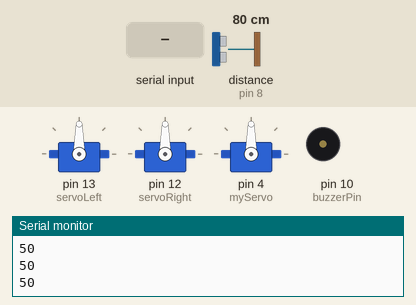
The sketch below on a simulated Arduino Uno, built with avr-gcc and run on an emulated ATmega328P. Parts: 3 × servo, buzzer (waves = sounding), the last lines printed to the serial monitor. Wiring (inferred from the names in the program): ultrasonic range finder: trigger pin 9; echo pin 8. The test bench sets the inputs (shaded band); at power-on: distance to the obstacle (sensor on pin 8) 80 cm. The echo pulse lasts 58.3 µs per cm.

Above: at 5.2 s.
5.3 s: distance to the obstacle (sensor on pin 8) set to 23 cm
6.8 s: distance to the obstacle (sensor on pin 8) set to 18 cm
At 10.8 s:
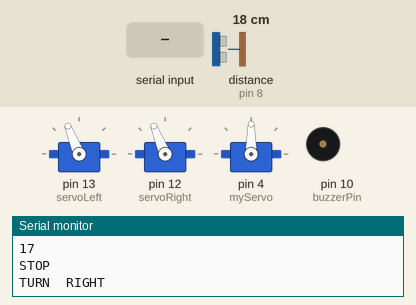
12.8 s: distance to the obstacle (sensor on pin 8) set to 15 cm
At 15.0 s:
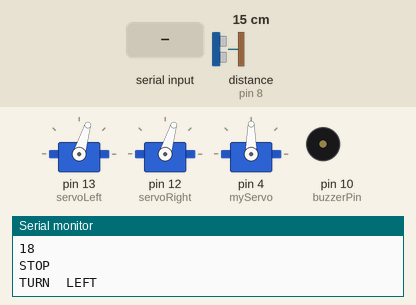
18.8 s: distance to the obstacle (sensor on pin 8) set to 35 cm
At 19.5 s:
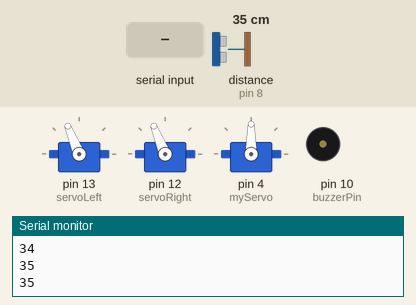
20.3 s: "," received over the second serial link
At 21.5 s:
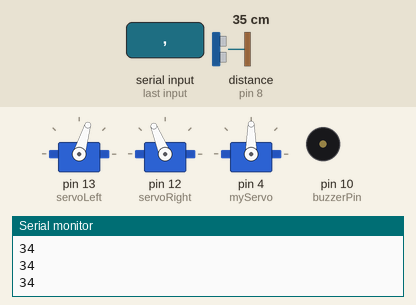
21.8 s: "." received over the second serial link
At 22.8 s:
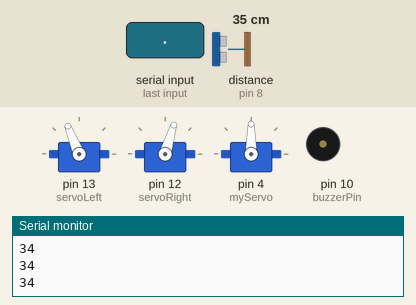
Timing chart, 0 to 24.3 s (numbered marks = the images above; inputs shaded):
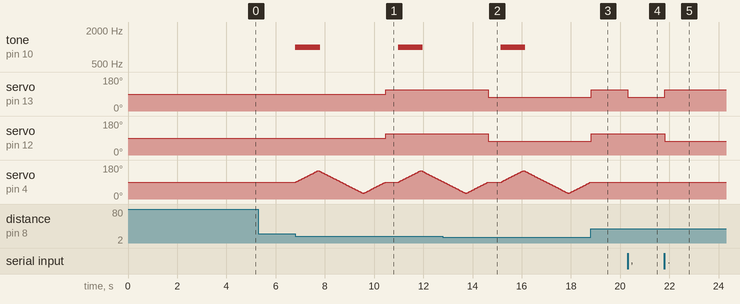

The sketch:

SlaveMain.ino
```cpp
/*
Group  W08-16
Final Demonstration Sketch
Slave Board Code
  The bluetooth slave board and Boe-Bot code for the system designed

  The slave board mainly has three functions:
  1. Bluetooth Setup and read the command sent from master board
  2. Boe-bot move. servos output
  3. Automatic obstacle avoidance function
  4. Read data from sensor


This sketch was written by ELEC1601 group W08-16,
with lots of help from Arduino Community.

Version: 1.1.99
Date: November 5th,2019
Author: Wenbo Li, Tianshu Shen, Yichen Zhang
*/

//import necessary class
#include <Servo.h>
#include <SoftwareSerial.h>

// Constants for Pin Setup and command
#define RxD 7
#define TxD 6
#define DEBUG_ENABLED  1
#define STOP      0
#define FORWARD   1
#define BACKWARD  2
#define TURNLEFT  3
#define TURNRIGHT 4
#define trigPin   9   // ultra-sonic trig pin
#define echoPin   8   // ultra-sonic echo pin
#define sensorPin 5   // temperature sensor pin
#define buzzerPin 10


// Customize the name of the slave bluetooth and set the avoidance function control boolean

String slaveNameCmd = "\r\n+STNA=Slave16\r\n";
boolean avoid = false;

// Set the bluetooth connection identifier, data buffer

SoftwareSerial blueToothSerial(RxD,TxD);
int nameIndex = 0;
int addrIndex = 0;
String recvBuf;
String slaveAddr;
String connectCmd = "\r\n+CONN=";

// Declare the ServoMotors and the servo to control the orientation of ultrasonic sensor
Servo servoLeft;
Servo servoRight;
Servo myServo;


//~~~~~~~~~~~~~~~~~~~~~~~~~~~~~~~~~~~~~~~~~~~Servo Motor Run Code~~~~~~~~~~~~~~~~~~~~~~~~~~~~~~~~~~~~~~~~~~~~~~
/*
 * backward() function
 * attach the servo
 * set specific servo output values to make the bot move backward
 *
 */

void backward(){
  servoLeft.attach(13);  // Attach left signal to pin 13
  servoRight.attach(12); // Attach right signal to pin 12
  servoLeft.writeMicroseconds(1700);  // Left wheel counterclockwise
  servoRight.writeMicroseconds(1300); // Right wheel clockwise
}

/*
 * forward() function
 * attach the servo
 * set specific servo output values to make the bot move forward
 *
 */
void forward(){
  servoLeft.attach(13);  // Attach left signal to pin 13
  servoRight.attach(12); // Attach right signal to pin 12
  servoLeft.writeMicroseconds(1300);  // Left wheel counterclockwise
  servoRight.writeMicroseconds(1700); // Right wheel clockwise
}

/*
 * left() function
 * attach the servo
 * set specific servo output values to make the bot turn left
 */
void left(){
  servoLeft.attach(13);  // Attach left signal to pin 13
  servoRight.attach(12); // Attach right signal to pin 12
  servoLeft.writeMicroseconds(1300);  // Left wheel counterclockwise
  servoRight.writeMicroseconds(1300); // Right wheel clockwise
}

/*
 * backward() function
 * attach the servo
 * set specific servo output values to make the bot turn right
 */
void right(){
  servoLeft.attach(13);  // Attach left signal to pin 13
  servoRight.attach(12); // Attach right signal to pin 12
  servoLeft.writeMicroseconds(1700);  // Left wheel counterclockwise
  servoRight.writeMicroseconds(1700); // Right wheel clockwise
}

/*
 * stop() function
 * detach the servo
 * make the bot stop
 */
void stop1(){
  servoLeft.detach();
  servoRight.detach();
}


//~~~~~~~~~~~~~~~~~~~~~~~~~~~~~~~~~~~~~~~~~~~~Bluetooth Code~~~~~~~~~~~~~~~~~~~~~~~~~~~~~~~~~~~~~~~~

/*
 * blueToothSetup() function
 * setup the input and output pin for bluetooth
 * call the bluetoothConnection function
 */
void blueToothSetup(){
    pinMode(RxD, INPUT);
    pinMode(TxD, OUTPUT);
    setupBlueToothConnection();
}


/*
 * setup() function
 * Begin computer serial for testing
 * call all the other setup function to complete the setup
 * setup the buzzerPin
 * setup the sensorPin
 */
void setup() {
    Serial.begin(9600);
    //joyStickSetup();
    blueToothSetup();
    ultraSonicSetup();
    pinMode(buzzerPin,OUTPUT);
    pinMode(sensorPin,INPUT);
}

/*
 * loop() function
 * call the blueToothLoop function
 *
 */
void loop() {
    bluetoothLoop();
}

/*
 * ultraSonicSetup() function
 * setup the ultrasonic sensor
 * attach the servo and wait for ultrasonic control
 *
 */
void ultraSonicSetup(){
  //Motor Initialisation
  servoLeft.attach(13);  // Attach left signal to pin 13
  servoRight.attach(12); // Attach right signal to pin 12

  //initiate the servo to control the ultrasonic sensor orientation
  myServo.attach(4);
  //initiate the control pins of ultrasonic sensor
  pinMode(trigPin, OUTPUT);
  pinMode(echoPin, INPUT);
}


/*
 * blueToothLoop() function
 * Continuously listen to the command from the masterboard
 * Simultaneously sent back the data collected
 * Interpret the command and make the motor run
 * Note: auto-avoidance system is embeded in the bluetoothLoop
 *
 */
void bluetoothLoop()
{
    char recvChar;
    while(1)
    {
      //call the avoidance function
      avoidance();
      if(blueToothSerial.available())

        {//Listen to the data sent from the master board
            recvChar = blueToothSerial.read();
            //interpret different command sent from the master board and respond
            if (!avoid){
              if(recvChar == ']'){
                motorRun(TURNLEFT);
              }else if(recvChar == '['){
                motorRun(TURNRIGHT);
              }else if(recvChar == ','){
                motorRun(FORWARD);
              }else if(recvChar == '.'){
                motorRun(BACKWARD);
              }else {
                motorRun(999);
              }
              Serial.print(recvChar);
            }
        }

      if(Serial.available())

        {//check if there's any data sent from the local serial terminal, you can add the other applications here

            recvChar  = Serial.read();

            blueToothSerial.print(recvChar);

        }
    }
}


/*
 * setupBlueToothConnection() function
 * Begin the bluetooth inquiry mode and pair it with the master board
 * After initial establishment of the connection, flush the buffer
 * Listen to the command sent from the master board
 *
 */
void setupBlueToothConnection()
{
    blueToothSerial.begin(38400);                           // Set the bluetooth communication serial to 38400
    blueToothSerial.print("\r\n+STWMOD=0\r\n");             // set the bluetooth working mode: slave
    blueToothSerial.print(slaveNameCmd);                    // set the customized bluetooth name
    blueToothSerial.print("\r\n+STOAUT=1\r\n");             // set the connection authentication to True
    blueToothSerial.print("\r\n+STAUTO=0\r\n");             // Forbid the autoconnection
    delay(2000);

    blueToothSerial.print("\r\n+INQ=1\r\n");                // begin inquiring
    Serial.println("The slave bluetooth is inquirable!");
    delay(2000);

    blueToothSerial.flush();
}


/*
 * avoidance() function
 * Get the distance from the ultrasonic sensor, to check if there is a front obstacle
 * If there is, override the bluetooth control signal
 * Use servo to turn the sensor to check the left side obstacle and the right side obstacle.
 * If there is obstacle on the left, turn right; Otherwise, turn left;
 * Then continue bluetooth signal
 *
 */
void avoidance()
{
  int pos = 0;
  int dis[3] = {0,0,0};//distance array for [left, front, right]

  myServo.write(90);
  dis[1]=getDistance();// get the front distance first

  Serial.println(dis[1]);

  if(dis[1]<20)
  {
    tone(buzzerPin, 1000, 1000);
    avoid = true;
    motorRun(STOP);
    for (pos = 90; pos <= 150; pos += 1)
    {
      myServo.write(pos);              // tell servo to go to position in variable 'pos'
      delay(15);                       // waits 15ms for the servo to reach the position
    }
    dis[2]=getDistance(); //左边
    for (pos = 150; pos >= 30; pos -= 1)
    {
      myServo.write(pos);              // tell servo to go to position in variable 'pos'
      delay(15);                       // waits 15ms for the servo to reach the position
      if(pos==90)
        dis[1]=getDistance(); //front distance
    }
    dis[0]=getDistance();  //right distance
    for (pos = 30; pos <= 90; pos += 1)
    {
      myServo.write(pos);              // tell servo to go to position in variable 'pos'
      delay(15);                       // waits 15ms for the servo to reach the position
    }
    if(dis[0]<dis[2]) //check the distance of right and left
    {
      //turn left
      motorRun(TURNLEFT);
      delay(500);
    }
    else
    {
      //turn right
      motorRun(TURNRIGHT);
      delay(500);
    }
  }else{
    avoid = false;
  }
}

/*
 * getDistance() function
 * Use the ultrasonic sensor to send the ultrasonic wave to front
 * Receive the reflective wave and calculate the voltage by pulseIn() function in Arduino Library
 * convert the voltage to centimeters
 *
 */
int getDistance()
{
  digitalWrite(trigPin, LOW);
  delayMicroseconds(5);
  digitalWrite(trigPin, HIGH);
  delayMicroseconds(10);
  digitalWrite(trigPin, LOW);
  long duration = pulseIn(echoPin, HIGH);

  long distance = (duration/2) / 29.1;     // Divide by 29.1 or multiply by 0.034 to get the distance in cm
  if (distance >=50){
    //if the distance is more than 50cm, just return the max value 50
    return 50;
  }
  else
    return distance;
}

/*
 * motorRun() function
 * This is a wrapper function for servo control.
 * There are 4 different move mode of out bot(Forward, Backward, Left, Right),
 * The input value represents the specific move mode of the bot
 * This wrapper is used to simplify the control unit
 * inputs:
 *  int cmd - integer value of move command
 *
 */
void motorRun(int cmd)
{
  switch(cmd){
    case FORWARD:
      Serial.println("FORWARD");
      forward();
      break;
     case BACKWARD:
      Serial.println("BACKWARD");
      backward();
      break;
     case TURNLEFT:
      Serial.println("TURN  LEFT");
      left();
      break;
     case TURNRIGHT:
      Serial.println("TURN  RIGHT");
      right();
      break;
     default:
      Serial.println("STOP");
      stop1();
  }
}
```

Measured:
- the behaviour switches between 21 and 20 cm on distance to the obstacle (sensor on pin 8) (found by bisection; images 0 and 1)
- the behaviour switches between 18 and 17 cm on distance to the obstacle (sensor on pin 8) (found by bisection; images 1 and 2)
- after the input at 12.8 s, servo on pin 13 (servoLeft), servo on pin 12 (servoRight): 112° → 73° after 1.8 s
- after the input at 18.8 s, tone on pin 10 (buzzerPin): stays silent (without the input it goes to 1000 Hz after 0.52 s); servo on pin 4 (myServo): goes on until 18.8 s, then stays 90°
- after the input at 20.3 s, servo on pin 13 (servoLeft): 112° → 73° at once
- after the input at 21.8 s, servo on pin 13 (servoLeft): 73° → 112° at once; servo on pin 12 (servoRight): 112° → 73° at once
